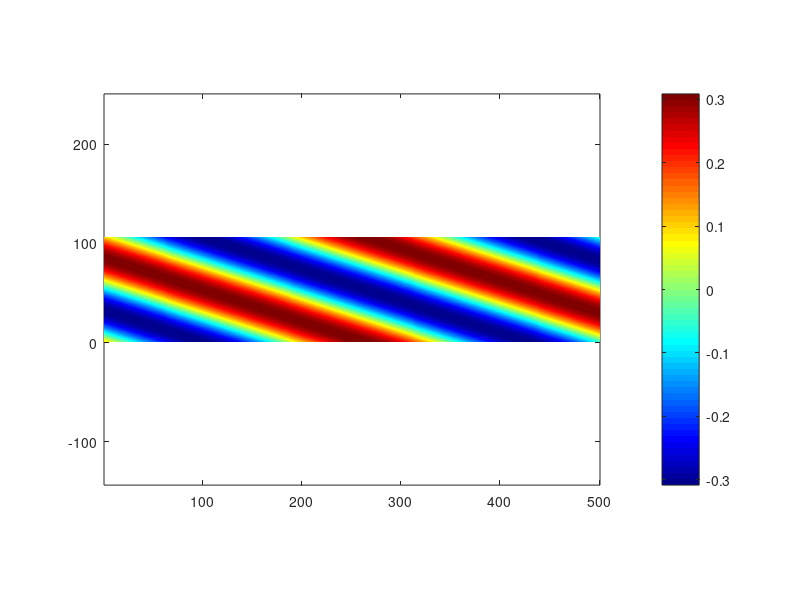

Source code (MATLAB):
%% Modes of waveguide
clear;clc;close all;
W      = 10.5;         % Width of the waveguide
L      = 50;           % Length of the waveguide
lambda = 10.0;         % Wavelength
k0     = 2*pi/lambda;  % Wavenumber
[x,y]  = meshgrid(linspace(0,L,L*10+1),linspace(0,W,W*10+1));
 
% Closed (reflecting) boundary conditions (along y axis)
Nc  = floor(W/(lambda/2));   % Number of waveguide modes
n   = 1;                     % Allowed range 1 <= n <= Nc
ky  = pi/W*n;
kx  = sqrt(k0^2-ky^2);
psi = sqrt(2/W)*sin(ky*y).*exp(1i*kx*x);
 
% Periodic boundary conditions (along y axis)
Np  = 2*floor(W/lambda)+1;   % Number of waveguide modes
n   = 1;                     % Allowed range -(Np-1)/2 <= n <= (Np-1)/2
ky  = 2*pi/W*n;
kx  = sqrt(k0^2-ky^2);
psi = sqrt(1/W)*exp(1i*ky*y- 5*i).*exp(1i*kx*x);
figure;pcolor(real(psi));axis equal tight;shading flat;colormap(jet);colorbar;
